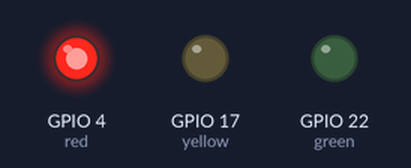
The program below on a simulated Raspberry Pi (BCM pin numbers). On the bench: output pins drawn as LEDs (lit = HIGH). At 15.0 s the program stops and its outputs stay as they are.

Above: at 0.1 s.
At 5.1 s:
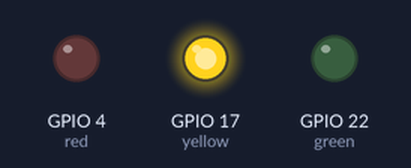
At 10.1 s:
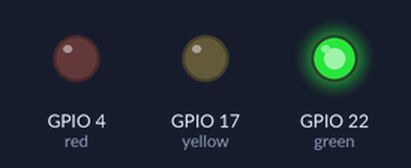
At 15.1 s:
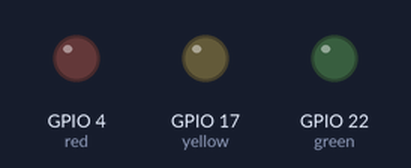
Timing chart, 0 to 16.5 s (numbered marks = the images above):
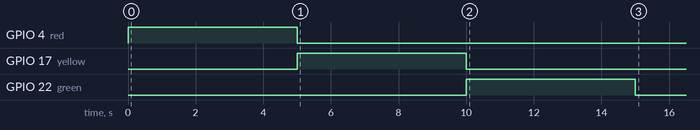

Measured:
- by itself, GPIO 4 (red): LOW → HIGH at 0.00 s, → LOW 5.0 s later
- by itself, GPIO 17 (yellow): LOW → HIGH at 5.0 s, → LOW 5.0 s later
- by itself, GPIO 22 (green): LOW → HIGH at 10.0 s, → LOW 5.0 s later

The program:

led_blink_gpio4-17-22.py
```python
import RPi.GPIO as GPIO
import time
GPIO.setmode(GPIO.BCM)
GPIO.setwarnings(False)
red = 4
yellow = 17
green = 22
GPIO.setup(red, GPIO.OUT)
GPIO.setup(yellow, GPIO.OUT)
GPIO.setup(green, GPIO.OUT)
GPIO.output(red, 1)
time.sleep(5)
GPIO.output(red, 0)
GPIO.output(yellow, 1)
time.sleep(5)
GPIO.output(yellow, 0)
GPIO.output(green, 1)
time.sleep(5)
GPIO.output(green, 0)
```
